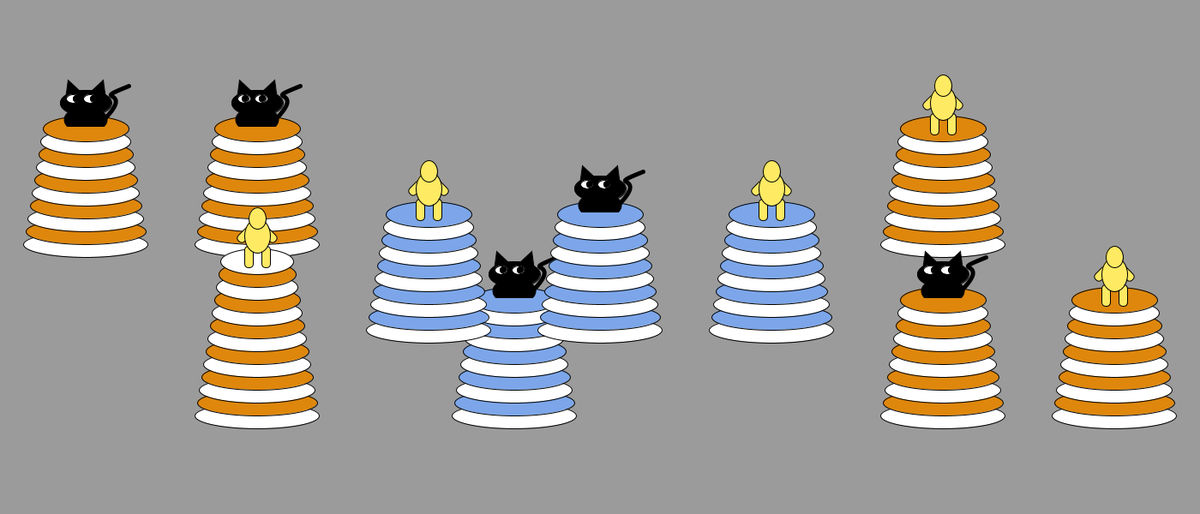
Frame 1 (no input)
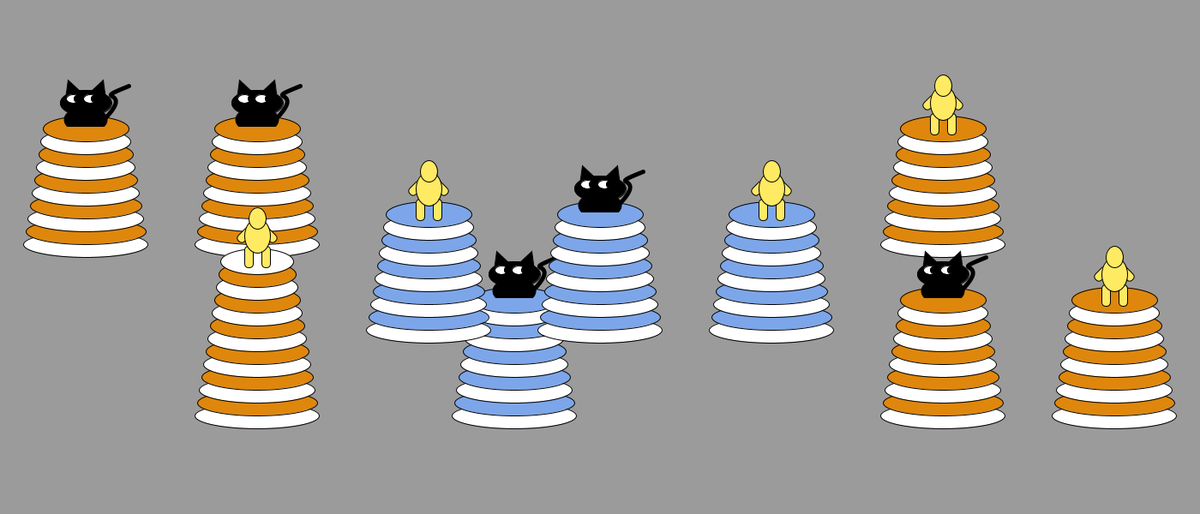
Frame 60 (the mouse pressed at the canvas centre just before this capture)
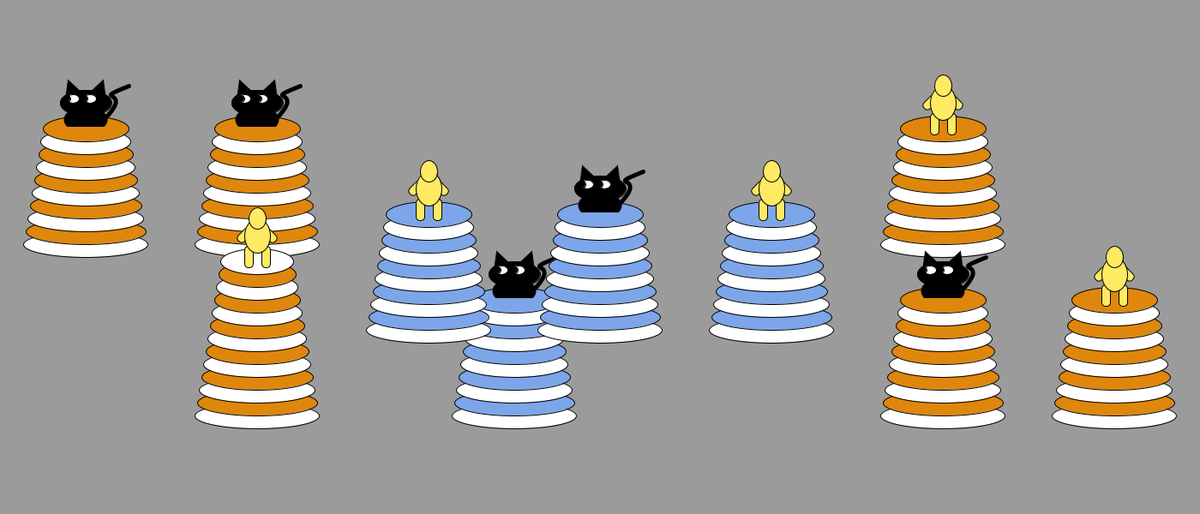
Frame 120 (the mouse held since frame 60 and released just before this capture)

The Processing sketch that drew these frames (run headless with seeded random() and noise(); from frame 60 on, the mouse is pressed at the canvas centre):

// Processing sketch: loop_practice
// ── loop_practice.pde
float kittyEyesOffset = 1;
float kittyEyesDx = 1;

int isCat = (int) random(2); 
/* 
Fun practice challenge with loops! 
1. Make 10 towers using a loop! 
2. How can you alternate between drawing a person and drawing a cat in the loop? 
3. How do you make the cats eyes move? What variable should you change? 
-- hint, read the kitty() function, and the variables up there! it should be a very easy change. 
*/
void setup() {
  size(1400, 600);
  rectMode(CENTER);
}

void draw() {
  background(155);
   
  if (isCat == 1) {
    tower(300, 300, 200, "kitty", color(222, 135, 12));
  } else {
    tower(300, 300, 200, "person", color(222, 135, 12));
  }
  tower(300, 500, 400, "person", color(222, 135, 12));
  tower(600, 500, 200, "kitty", color(124, 166, 233));
    tower(500, 400, 100, "person", color(124, 166, 233));
    tower(700, 400, 100, "kitty", color(124, 166, 233));
       tower(900, 400, 100, "person", color(124, 166, 233));
        tower(100, 300, 200, "kitty", color(222, 135, 12));
         tower(1100, 300, 200, "person", color(222, 135, 12));
                  tower(1100, 500, 200, "kitty", color(222, 135, 12));
                     tower(1300, 500, 200, "person", color(222, 135, 12));
}

void tower(float xCenter, float yBottom, float h, String figure, color col) {
  float spacing = 30;
  int numLayers = (int) max(h / spacing, 10);
  for (int n = 1; n <= numLayers; n++) {
    if (n % 2 == 0) {
      fill(col);
    } else {
      fill(255);
    }
    ellipse(xCenter,
      yBottom - n * spacing * .5, 150 - n * 5, spacing);
  }
  // figure on top
  float towerTop = yBottom - numLayers * spacing * .5;
  if (figure == "kitty") {
    kitty(xCenter, towerTop);
  } else {
    person(xCenter, towerTop);
  }
}

void kitty(float xCenter, float towerTop) {
  fill(0);
  arc(xCenter, towerTop - 10, 50, 30, radians(150), radians(390), CHORD);
  // tail
  noFill();
  strokeWeight(5);
  bezier(xCenter + 50, towerTop - 50,
    xCenter, towerTop - 30, xCenter + 60, towerTop - 50,
    xCenter + 20, towerTop - 10);
  fill(0);
  strokeWeight(1);
  for (int ear = -1; ear <= 1; ear = ear + 2) {
    push();
    translate(xCenter, towerTop);
    rotate(radians(ear * 20));
    triangle(-10, -40, 10, -40, 0, -60);
    pop();
  }
  // face
  ellipse(xCenter, towerTop - 30, 60, 30);
  fill(255);
  ellipse(xCenter - 15, towerTop - 35, 15, 10);
  ellipse(xCenter + 5, towerTop - 35, 15, 10);

  // eyes, oscillate
  fill(0);
  ellipse(xCenter - 15 + kittyEyesOffset, towerTop - 35, 8, 8);
  ellipse(xCenter + 5 + kittyEyesOffset, towerTop - 35, 8, 8);
  kittyEyesOffset += kittyEyesDx;
  if (kittyEyesOffset >= 8 || kittyEyesOffset <= -8) {
    kittyEyesDx = -kittyEyesDx;


    
  }
}



void person(float xCenter, float towerTop) {
  fill(255, 234, 99);
  // legs
  rect(xCenter + 10, towerTop - 5, 10, 25, 80);
  rect(xCenter - 10, towerTop - 5, 10, 25, 80);

  // arms
  push();
  translate(xCenter, towerTop - 45);
  rotate(radians(-45));
  rect(0, 10, 10, 40, 70);
  rotate(radians(90));
  rect(0, 10, 10, 40, 70);
  pop();

  ellipse(xCenter, towerTop - 30, 30, 40);
  ellipse(xCenter, towerTop - 50, 20, 25);
}
